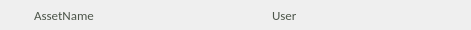
     <widget class="QFrame" name="AssetSQ_FrameSmall_3">
      <property name="geometry">
       <rect>
        <x>0</x>
        <y>30</y>
        <width>471</width>
        <height>30</height>
       </rect>
      </property>
      <property name="maximumSize">
       <size>
        <width>550</width>
        <height>30</height>
       </size>
      </property>
      <property name="frameShape">
       <enum>QFrame::NoFrame</enum>
      </property>
      <property name="frameShadow">
       <enum>QFrame::Raised</enum>
      </property>
      <widget class="QLabel" name="ASLS_labelA_3">
       <property name="geometry">
        <rect>
         <x>27</x>
         <y>2</y>
         <width>150</width>
         <height>25</height>
        </rect>
       </property>
       <property name="minimumSize">
        <size>
         <width>150</width>
         <height>25</height>
        </size>
       </property>
       <property name="maximumSize">
        <size>
         <width>150</width>
         <height>20</height>
        </size>
       </property>
       <property name="text">
        <string/>
       </property>
       <property name="pixmap">
        <pixmap>../UI/assetLong_A01.png</pixmap>
       </property>
       <property name="scaledContents">
        <bool>true</bool>
       </property>
      </widget>
      <widget class="QPushButton" name="ASLS_buttonM_3">
       <property name="enabled">
        <bool>false</bool>
       </property>
       <property name="geometry">
        <rect>
         <x>200</x>
         <y>4</y>
         <width>22</width>
         <height>22</height>
        </rect>
       </property>
       <property name="maximumSize">
        <size>
         <width>22</width>
         <height>22</height>
        </size>
       </property>
       <property name="autoFillBackground">
        <bool>false</bool>
       </property>
       <property name="text">
        <string/>
       </property>
       <property name="icon">
        <iconset>
         <normaloff>../UI/button_Asset_mod_01.png</normaloff>
         <normalon>../UI/button_Asset_mod_02.png</normalon>
         <selectedon>../UI/button_Asset_mod_01.png</selectedon>../UI/button_Asset_mod_01.png</iconset>
       </property>
       <property name="iconSize">
        <size>
         <width>22</width>
         <height>22</height>
        </size>
       </property>
       <property name="checkable">
        <bool>true</bool>
       </property>
       <property name="flat">
        <bool>true</bool>
       </property>
      </widget>
      <widget class="QPushButton" name="ASLS_buttonC_3">
       <property name="geometry">
        <rect>
         <x>177</x>
         <y>4</y>
         <width>22</width>
         <height>22</height>
        </rect>
       </property>
       <property name="maximumSize">
        <size>
         <width>22</width>
         <height>22</height>
        </size>
       </property>
       <property name="autoFillBackground">
        <bool>false</bool>
       </property>
       <property name="text">
        <string/>
       </property>
       <property name="icon">
        <iconset>
         <normaloff>../UI/button_Asset_concept_01.png</normaloff>
         <normalon>../UI/button_Asset_concept_02.png</normalon>
         <activeon>../UI/button_Asset_concept_02.png</activeon>
         <selectedon>../UI/button_Asset_concept_01.png</selectedon>../UI/button_Asset_concept_01.png</iconset>
       </property>
       <property name="iconSize">
        <size>
         <width>22</width>
         <height>22</height>
        </size>
       </property>
       <property name="checkable">
        <bool>true</bool>
       </property>
       <property name="flat">
        <bool>true</bool>
       </property>
      </widget>
      <widget class="QPushButton" name="ASLS_buttonT_3">
       <property name="enabled">
        <bool>false</bool>
       </property>
       <property name="geometry">
        <rect>
         <x>223</x>
         <y>4</y>
         <width>22</width>
         <height>22</height>
        </rect>
       </property>
       <property name="maximumSize">
        <size>
         <width>22</width>
         <height>22</height>
        </size>
       </property>
       <property name="autoFillBackground">
        <bool>false</bool>
       </property>
       <property name="text">
        <string/>
       </property>
       <property name="icon">
        <iconset>
         <normaloff>../UI/button_Asset_Tex_01.png</normaloff>
         <normalon>../UI/button_Asset_Tex_02.png</normalon>
         <activeoff>../UI/button_Asset_Tex_01.png</activeoff>
         <activeon>../UI/button_Asset_Tex_02.png</activeon>
         <selectedoff>../UI/button_Asset_Tex_01.png</selectedoff>
         <selectedon>../UI/button_Asset_Tex_02.png</selectedon>../UI/button_Asset_Tex_01.png</iconset>
       </property>
       <property name="iconSize">
        <size>
         <width>22</width>
         <height>22</height>
        </size>
       </property>
       <property name="checkable">
        <bool>true</bool>
       </property>
       <property name="flat">
        <bool>true</bool>
       </property>
      </widget>
      <widget class="QPushButton" name="ASLS_buttonR_3">
       <property name="enabled">
        <bool>false</bool>
       </property>
       <property name="geometry">
        <rect>
         <x>246</x>
         <y>4</y>
         <width>22</width>
         <height>22</height>
        </rect>
       </property>
       <property name="maximumSize">
        <size>
         <width>22</width>
         <height>22</height>
        </size>
       </property>
       <property name="autoFillBackground">
        <bool>false</bool>
       </property>
       <property name="text">
        <string/>
       </property>
       <property name="icon">
        <iconset>
         <normaloff>../UI/button_Asset_Rig_01.png</normaloff>
         <normalon>../UI/button_Asset_Rig_02.png</normalon>
         <selectedon>../UI/button_Asset_Rig_02.png</selectedon>../UI/button_Asset_Rig_01.png</iconset>
       </property>
       <property name="iconSize">
        <size>
         <width>22</width>
         <height>22</height>
        </size>
       </property>
       <property name="checkable">
        <bool>true</bool>
       </property>
       <property name="flat">
        <bool>true</bool>
       </property>
      </widget>
      <widget class="QLabel" name="ASLS_labelB_3">
       <property name="enabled">
        <bool>false</bool>
       </property>
       <property name="geometry">
        <rect>
         <x>268</x>
         <y>2</y>
         <width>75</width>
         <height>25</height>
        </rect>
       </property>
       <property name="minimumSize">
        <size>
         <width>75</width>
         <height>15</height>
        </size>
       </property>
       <property name="maximumSize">
        <size>
         <width>75</width>
         <height>25</height>
        </size>
       </property>
       <property name="text">
        <string/>
       </property>
       <property name="pixmap">
        <pixmap>../UI/userBlockB.png</pixmap>
       </property>
       <property name="scaledContents">
        <bool>true</bool>
       </property>
      </widget>
      <widget class="QLabel" name="ASLS_textA_3">
       <property name="geometry">
        <rect>
         <x>34</x>
         <y>8</y>
         <width>140</width>
         <height>14</height>
        </rect>
       </property>
       <property name="maximumSize">
        <size>
         <width>140</width>
         <height>14</height>
        </size>
       </property>
       <property name="palette">
        <palette>
         <active>
          <colorrole role="WindowText">
           <brush brushstyle="SolidPattern">
            <color alpha="255">
             <red>76</red>
             <green>85</green>
             <blue>73</blue>
            </color>
           </brush>
          </colorrole>
          <colorrole role="Text">
           <brush brushstyle="SolidPattern">
            <color alpha="255">
             <red>255</red>
             <green>255</green>
             <blue>255</blue>
            </color>
           </brush>
          </colorrole>
         </active>
         <inactive>
          <colorrole role="WindowText">
           <brush brushstyle="SolidPattern">
            <color alpha="255">
             <red>76</red>
             <green>85</green>
             <blue>73</blue>
            </color>
           </brush>
          </colorrole>
          <colorrole role="Text">
           <brush brushstyle="SolidPattern">
            <color alpha="255">
             <red>255</red>
             <green>255</green>
             <blue>255</blue>
            </color>
           </brush>
          </colorrole>
         </inactive>
         <disabled>
          <colorrole role="WindowText">
           <brush brushstyle="SolidPattern">
            <color alpha="255">
             <red>120</red>
             <green>120</green>
             <blue>120</blue>
            </color>
           </brush>
          </colorrole>
          <colorrole role="Text">
           <brush brushstyle="SolidPattern">
            <color alpha="255">
             <red>120</red>
             <green>120</green>
             <blue>120</blue>
            </color>
           </brush>
          </colorrole>
         </disabled>
        </palette>
       </property>
       <property name="font">
        <font>
         <family>Calibri</family>
         <pointsize>10</pointsize>
        </font>
       </property>
       <property name="text">
        <string>AssetName</string>
       </property>
      </widget>
      <widget class="QLabel" name="ASLS_textB_3">
       <property name="geometry">
        <rect>
         <x>272</x>
         <y>8</y>
         <width>69</width>
         <height>14</height>
        </rect>
       </property>
       <property name="maximumSize">
        <size>
         <width>70</width>
         <height>14</height>
        </size>
       </property>
       <property name="palette">
        <palette>
         <active>
          <colorrole role="WindowText">
           <brush brushstyle="SolidPattern">
            <color alpha="255">
             <red>76</red>
             <green>85</green>
             <blue>73</blue>
            </color>
           </brush>
          </colorrole>
         </active>
         <inactive>
          <colorrole role="WindowText">
           <brush brushstyle="SolidPattern">
            <color alpha="255">
             <red>76</red>
             <green>85</green>
             <blue>73</blue>
            </color>
           </brush>
          </colorrole>
         </inactive>
         <disabled>
          <colorrole role="WindowText">
           <brush brushstyle="SolidPattern">
            <color alpha="255">
             <red>120</red>
             <green>120</green>
             <blue>120</blue>
            </color>
           </brush>
          </colorrole>
         </disabled>
        </palette>
       </property>
       <property name="font">
        <font>
         <family>Calibri</family>
         <pointsize>10</pointsize>
        </font>
       </property>
       <property name="text">
        <string>User</string>
       </property>
      </widget>
      <widget class="QPushButton" name="ASLS_buttonA_3">
       <property name="geometry">
        <rect>
         <x>2</x>
         <y>2</y>
         <width>25</width>
         <height>25</height>
        </rect>
       </property>
       <property name="palette">
        <palette>
         <active>
          <colorrole role="Base">
           <brush brushstyle="SolidPattern">
            <color alpha="255">
             <red>255</red>
             <green>255</green>
             <blue>255</blue>
            </color>
           </brush>
          </colorrole>
         </active>
         <inactive>
          <colorrole role="Base">
           <brush brushstyle="SolidPattern">
            <color alpha="255">
             <red>255</red>
             <green>255</green>
             <blue>255</blue>
            </color>
           </brush>
          </colorrole>
         </inactive>
         <disabled>
          <colorrole role="Base">
           <brush brushstyle="SolidPattern">
            <color alpha="255">
             <red>255</red>
             <green>255</green>
             <blue>255</blue>
            </color>
           </brush>
          </colorrole>
         </disabled>
        </palette>
       </property>
       <property name="autoFillBackground">
        <bool>false</bool>
       </property>
       <property name="text">
        <string/>
       </property>
       <property name="icon">
        <iconset>
         <normaloff>../UI/user_block.png</normaloff>
         <normalon>../UI/user_block_Check.png</normalon>
         <activeoff>../UI/user_block.png</activeoff>
         <activeon>../UI/user_block_Check.png</activeon>
         <selectedoff>../UI/user_block.png</selectedoff>
         <selectedon>../UI/user_block_Check.png</selectedon>../UI/user_block.png</iconset>
       </property>
       <property name="iconSize">
        <size>
         <width>25</width>
         <height>25</height>
        </size>
       </property>
       <property name="checkable">
        <bool>true</bool>
       </property>
       <property name="flat">
        <bool>true</bool>
       </property>
      </widget>
      <widget class="QPushButton" name="ASLS_button_stateA_3">
       <property name="enabled">
        <bool>false</bool>
       </property>
       <property name="geometry">
        <rect>
         <x>343</x>
         <y>3</y>
         <width>23</width>
         <height>23</height>
        </rect>
       </property>
       <property name="text">
        <string/>
       </property>
       <property name="icon">
        <iconset>
         <normaloff>../UI/user_block_B.png</normaloff>../UI/user_block_B.png</iconset>
       </property>
       <property name="iconSize">
        <size>
         <width>23</width>
         <height>28</height>
        </size>
       </property>
       <property name="checkable">
        <bool>true</bool>
       </property>
       <property name="flat">
        <bool>true</bool>
       </property>
      </widget>
      <widget class="QPushButton" name="ASLS_button_stateB_3">
       <property name="enabled">
        <bool>false</bool>
       </property>
       <property name="geometry">
        <rect>
         <x>364</x>
         <y>3</y>
         <width>23</width>
         <height>23</height>
        </rect>
       </property>
       <property name="text">
        <string/>
       </property>
       <property name="icon">
        <iconset>
         <normaloff>../UI/user_block_C.png</normaloff>../UI/user_block_C.png</iconset>
       </property>
       <property name="iconSize">
        <size>
         <width>23</width>
         <height>28</height>
        </size>
       </property>
       <property name="checkable">
        <bool>true</bool>
       </property>
       <property name="flat">
        <bool>true</bool>
       </property>
      </widget>
      <widget class="QPushButton" name="ASLS_button_stateC_3">
       <property name="enabled">
        <bool>false</bool>
       </property>
       <property name="geometry">
        <rect>
         <x>386</x>
         <y>3</y>
         <width>23</width>
         <height>23</height>
        </rect>
       </property>
       <property name="text">
        <string/>
       </property>
       <property name="icon">
        <iconset>
         <normaloff>../UI/userBlockE.png</normaloff>../UI/userBlockE.png</iconset>
       </property>
       <property name="iconSize">
        <size>
         <width>23</width>
         <height>28</height>
        </size>
       </property>
       <property name="checkable">
        <bool>true</bool>
       </property>
       <property name="flat">
        <bool>true</bool>
       </property>
      </widget>
      <widget class="QPushButton" name="ASLS_button_stateD_3">
       <property name="enabled">
        <bool>false</bool>
       </property>
       <property name="geometry">
        <rect>
         <x>408</x>
         <y>3</y>
         <width>23</width>
         <height>23</height>
        </rect>
       </property>
       <property name="text">
        <string/>
       </property>
       <property name="icon">
        <iconset>
         <normaloff>../UI/user_block_D.png</normaloff>../UI/user_block_D.png</iconset>
       </property>
       <property name="iconSize">
        <size>
         <width>23</width>
         <height>28</height>
        </size>
       </property>
       <property name="checkable">
        <bool>true</bool>
       </property>
       <property name="flat">
        <bool>true</bool>
       </property>
      </widget>
      <widget class="QPushButton" name="ASLS_button_Goto_3">
       <property name="enabled">
        <bool>true</bool>
       </property>
       <property name="geometry">
        <rect>
         <x>440</x>
         <y>3</y>
         <width>23</width>
         <height>23</height>
        </rect>
       </property>
       <property name="text">
        <string/>
       </property>
       <property name="icon">
        <iconset>
         <normaloff>../UI/openFolder_A01.png</normaloff>
         <normalon>../UI/openFolder_A02.png</normalon>
         <selectedoff>../UI/openFolder_A01.png</selectedoff>
         <selectedon>../UI/openFolder_A02.png</selectedon>../UI/openFolder_A01.png</iconset>
       </property>
       <property name="iconSize">
        <size>
         <width>23</width>
         <height>28</height>
        </size>
       </property>
       <property name="checkable">
        <bool>true</bool>
       </property>
       <property name="flat">
        <bool>true</bool>
       </property>
      </widget>
     </widget>
